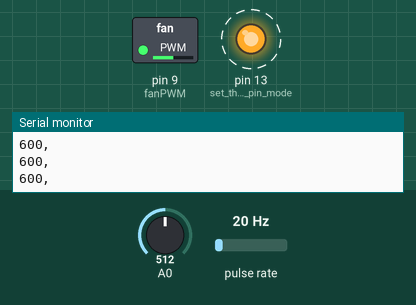
Recording of a sketch running on a simulated Arduino Uno, built with avr-gcc and run on an emulated ATmega328P. Parts: switched loads named in the sketch (green lamp = pin HIGH), output pins drawn as LEDs (lit = HIGH), the last lines printed to the serial monitor. Wiring (inferred from the names in the program): pulse sensor: data pin 2. Dashed ring = blinking. Inputs (shaded band) come from the test bench; at power-on: A0 = 512, pulse rate 20 Hz.

Above: at 1.3 s.
1.4 s: A0 set to 490
At 1.9 s:
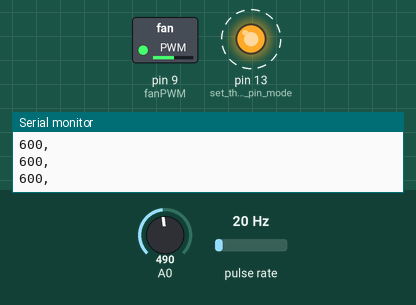
4.4 s: A0 set to 510
At 4.9 s:
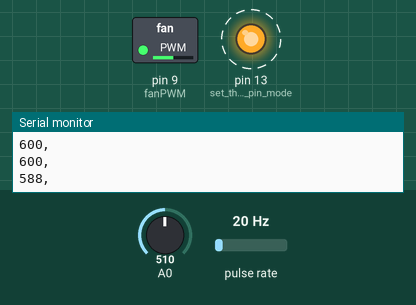
7.4 s: A0 set to 122
At 8.9 s:
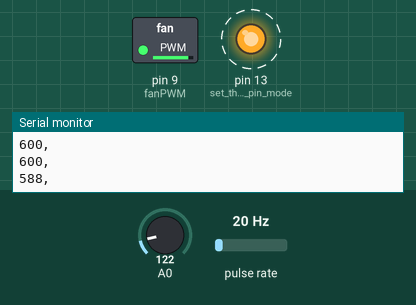
10.4 s: A0 set to 900
At 11.8 s:
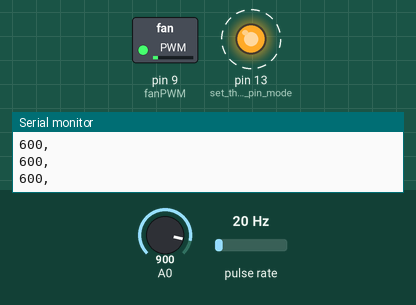
13.4 s: A0 set to 1023
At 13.9 s:
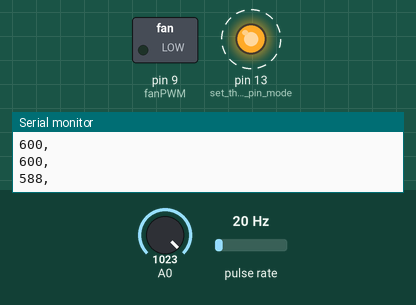
16.4 s: A0 set to 1011
At 17.0 s:
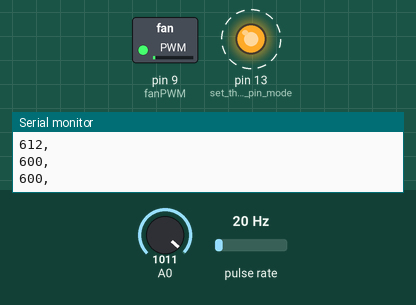
Timing chart, 0 to 20.4 s (numbered marks = the images above; inputs shaded):
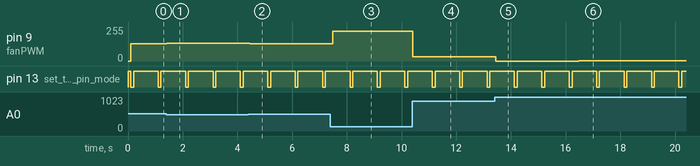

The sketch:

fanRPM.ino
```cpp
// (licence header left out)
#define PROG_NAME "**** fanRPM ****"
#define VERSION "Rev: 0.6"
#define BAUDRATE 115200

#define PLOTTING true

//RPM sense
// HARDWARE: Put 10K pull up from pin 2 to Vcc.
#define PIN_SENSE 2 //where we connected the fan sense pin. Must be an interrupt capable pin (2 or 3 on Arduino Uno)
#define DEBOUNCE 0 //0 is fine for most fans, crappy fans may require 10 or 20 to filter out noise
#define FANSTUCK_THRESHOLD 500 //if no interrupts were received for 500ms, consider the fan as stuck and report 0 RPM
//Interrupt handler. Stores the timestamps of the last 2 interrupts and handles debouncing
unsigned long volatile ts1 = 0, ts2 = 0;
void tachISR() {
  unsigned long m = millis();
  if ((m - ts2) > DEBOUNCE) {
    ts1 = ts2;
    ts2 = m;
  }
}
//Calculates the RPM based on the timestamps of the last 2 interrupts. Can be called at any time.
unsigned long calcRPM() {
  if (millis() - ts2 < FANSTUCK_THRESHOLD && ts2 != 0) {
    return (60000 / (ts2 - ts1)) / 2;
  } else return 0;
}

//For reportRPM
// Print out the RPM at a regular interval.
unsigned long lastPrintRPMtime = 0;
unsigned long nextRPMchange = 100; //time in ms.

void reportRPM(void) {
  long currentMillis = 0;
  currentMillis = millis();
  if (((currentMillis - lastPrintRPMtime) > nextRPMchange) || (currentMillis < lastPrintRPMtime)) {
    lastPrintRPMtime = currentMillis;

#ifndef PLOTTING
    Serial.print("RPM:");
#endif
    Serial.print(calcRPM());
    Serial.print(", ");
//    Serial.println();
  }
}//end reportRPM

//For Wink
//Set LED for Uno or ESP32 Dev Kit on board blue LED.
//const int LED_BUILTIN = 2;    // ESP32 Kit
//const int LED_BUILTIN = 13;    //Not really needed for Arduino UNO it is defined in library
const int HIGH_TIME_LED = 900;
const int LOW_TIME_LED = 100;
unsigned long lastLEDtime = 0;
unsigned long nextLEDchange = 100; //time in ms.

//Wink the LED
void wink(void) {
  if (((millis() - lastLEDtime) > nextLEDchange) || (millis() < lastLEDtime)) {
    if (digitalRead(LED_BUILTIN) == LOW) {
      digitalWrite(LED_BUILTIN, HIGH);   // turn the LED on (HIGH is the voltage level)
      nextLEDchange = HIGH_TIME_LED;
    } else {
      digitalWrite(LED_BUILTIN, LOW);   // turn the LED on (HIGH is the voltage level)
      nextLEDchange = LOW_TIME_LED;
    }
    lastLEDtime = millis();
  }//end LED wink
}//end wink function.

//Read and report A0
//For reportA0
// Print out the A0 at a regular interval.
unsigned long lastReadA0time = 0;
unsigned long nextReadA0time = 100; //time in ms.

void reportA0(void) {
  //Make PWM on Pin 9 for speed control of fan.
  int fanPWM = 9;
  long currentMillis = 0;
  currentMillis = millis();
  if (((currentMillis - lastReadA0time) > nextReadA0time) || (currentMillis < nextReadA0time)) {
    lastReadA0time = currentMillis;
//
//#ifndef PLOTTING
//    Serial.print("A0= ");
//#endif
//    Serial.print(analogRead(A0));
//    Serial.print(", ");
//#ifndef PLOTTING
//    Serial.print("A1= ");
//#endif
//    Serial.print(analogRead(A1));

    Serial.println();
    //    analogWrite(fanPWM, (map(analogRead(A0), 0, 1023, 0, 255)));  //Use this with out transistor inverter on D9.
    analogWrite(fanPWM, (map(analogRead(A0), 0, 1023, 255, 0)));  //Use this with transistor inverter on D9.
  }
}//end reportRPM


void setup() {
  pinMode(LED_BUILTIN, OUTPUT);      // set the LED pin mode
  digitalWrite(LED_BUILTIN, HIGH);   // turn the LED on (HIGH is the voltage level)

  pinMode(PIN_SENSE, INPUT_PULLUP); //set the sense pin as input with pullup resistor
  attachInterrupt(digitalPinToInterrupt(PIN_SENSE), tachISR, FALLING); //set tachISR to be triggered when the signal on the sense pin goes low

  Serial.begin(BAUDRATE); //enable serial so we can see the RPM in the serial monitor
  delay(100);

#ifdef PLOTTING
  Serial.print("RPM,");
//  Serial.print("A0, ");
//  Serial.print(" A1 ");
  Serial.println();
#endif

  //Print program and version is incompatible with setting the plot legend
#ifndef PLOTTING
  Serial.println(F(PROG_NAME));
  Serial.println(F(VERSION));
#endif
  digitalWrite(LED_BUILTIN, HIGH);   // turn the LED on (HIGH is the voltage level)
}//end setup()

//Multi tasking loop.
void loop() {
  reportRPM();
  reportA0();
  wink();
}// end loop()
```

Measured:
- after the input at 1.4 s, pin 9 (fanPWM): 128/255 → 133/255 at once
- after the input at 4.4 s, pin 9 (fanPWM): 133/255 → 128/255 at once
- after the input at 7.4 s, pin 9 (fanPWM): 128/255 → 225/255 after 0.08 s
- after the input at 10.4 s, pin 9 (fanPWM): 225/255 → 31/255 at once
- after the input at 13.4 s, pin 9 (fanPWM): 31/255 → 0/255 at once
- after the input at 16.4 s, pin 9 (fanPWM): 0/255 → 3/255 after 0.07 s
- by itself, pin 13 (set_the_LED_pin_mode): alternates HIGH for 0.90 s and LOW for 0.10 s
